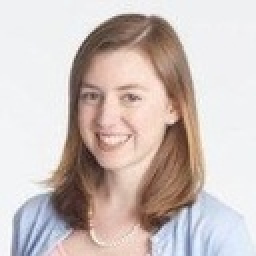
%> input picture data/annie.jpg, 128 x 128 px, shrunk from 167 x 167 before the run (shown 2 times larger)
$ octave annieExample2.m   (GNU Octave 9; MATLAB toolbox functions it lacks are replaced by stand-ins)
%> lines starting %> are read from the running program, lines starting %| are printed output that depends on the picture; in (x1, y1, x2, y2) boxes, pixels count from 0 and x2, y2 are one past the last pixel; in counts of white or black regions, pixels touching at a corner belong together; the program's own positions count from 1
### depricated/meanShiftSegment3.m
function [pts_out,clusters] = meanShiftSegment3(X,bandwidth,options)
% Compute the mean shift procedure on the input data and return the segmented data labels
%
% Adapted from:
% Comaniciu and Meer. "Mean Shift: A Robust Approach Toward Feature Space
% Analysis" IEE Transactions on Pattern Analysis and Machine Intelligence.
% Vol. 24, No. 5, May 2002.
    % parameters
    if nargin < 3
        error("Invlaid usage: pts, kernel_type, bandwidth, [options]");
    elseif nargin == 2
        options = {};
    end
    if ~isfield(options,'tolExit')
        options.tolExit = 1e-1;
    end
    if ~isfield(options,'tolCluster')
        options.tolCluster = 10;
    end
    if ~isfield(options,'maxLoops')
        options.maxLoops = 100;
    end
    if ~isfield(options,'debug')
        options.debug = 0;
    end

    % if we use a fixed support we can pre-compute the distance weightings
    % use an odd-size square window with length greater than 5 times sigma
    % noting that bandwidth is therefore w so solving backward to get sigma
    % from bandwidth where w=2*floor(ceil(7*sigma)/2)+1;
    wGxy = floor(bandwidth(2)/2)*2+1;
    sigma = ceil((wGxy-1)/2)*2/7;
    [xx,yy]=meshgrid(-(wGxy-1)/2:(wGxy-1)/2,-(wGxy-1)/2:(wGxy-1)/2);
    Gxy = 1/(2*pi*sigma^2)*exp(-(xx.^2+yy.^2)/(2*sigma^2));

    % local vars
    l = size(X,1);
    w = size(X,2);
    currX = X;
    activeIndicies = ones(l,w);

    % loop until done shifting
    for i=1:options.maxLoops

        % use mean shift on the points
        tic
        [newX] = meanShiftLABXY(X,currX,activeIndicies,bandwidth(1),Gxy,(wGxy-1)/2);
        t = toc;

        % see how many indicies are still active and update
        delta = sum((currX-newX).^2,3);
        activeIndicies = delta > options.tolExit;

        % display stats on iter
        countActive = nnz(activeIndicies);
        if options.debug
            disp(['[',num2str(i),'] countActive: ',num2str(countActive),' time: ',num2str(t)]);
        end

        % update variables
        currX = newX;

        % exit if done
        if(countActive == 0)
            break;
        end
    end
%     pts_out = reshape(currX(1:3,:)',l,w,[]);
    pts_out = currX(:,:,1:end-2);

    % now find the clusters in X (means that shifted to within tol)
    clusters = pts_out;
% [14 lines of commented-out code are left out]
end

function [newX] = meanShiftLABXY(X,currX,activeIndicies,bandwidthLAB,Gxy,deltaXY)
    mG = (1/(2*pi))^(1/2);
    % loop for now because vectored is too big
    newX = currX;
    for i=1:size(X,1)
        for j=1:size(X,2)
            if activeIndicies(i,j)
                % we can note that because of fixed support we only care
                % about points within distance bandwith of the point and
                % can then compute the kernel for the color impact
                % we assume zero padding on the borders
                ieff = floor(currX(i,j,end));
                jeff = floor(currX(i,j,end-1));
                startX = jeff-deltaXY;
                endX = jeff+deltaXY;
                Gsx = 1;
                Gex = deltaXY*2+1;
                if startX < 1
                    Gsx = -1*startX+2;
                    startX = 1;
                else
                    if endX >= size(X,2)
                        Gex = Gex - (endX-size(X,2));
                        endX = size(X,2);
                    end
                end
                startY = ieff-deltaXY;
                endY = ieff+deltaXY;
                Gsy = 1;
                Gey = deltaXY*2+1;
                if startY < 1
                    Gsy = -1*startY+2;
                    startY = 1;
                else
                    if endY >= size(X,1)
                        Gey = Gey - (endY-size(X,1));
                        endY = size(X,1);
                    end
                end
                D1 = sum((X(startY:endY,startX:endX,1:end-2)-currX(i,j,1:end-2)).^2,3)./bandwidthLAB;
                % then compute the kernel of D (including /bandwidth)
                K1 = mG.*exp(-1/2.*(D1));
                K1 = K1./sum(K1(:));
                K2 = Gxy(Gsy:Gey,Gsx:Gex);
                K2 = K2./sum(K2(:));
                K = K1.*K2;
                K = K./sum(K(:));
                % then compute the vectorized mean shift
                newX(i,j,:) = sum(sum(X(startY:endY,startX:endX,:).*K,1),2)/sum(K(:));
            end
        end
    end
end

### depricated/annieExample2.m
% setup the problem
im = imread('data/annie.jpg');
%> im is the input picture: size 128x128x3 uint8; mean R, G, B 205.1, 192.7, 189
lab = rgb2lab(im);
%> lab: size 128x128x3 double; mean of channels 1, 2, 3 78.3, 4.4, 4
% add in XY coords
[X,Y] = meshgrid(1:size(lab,2),1:size(lab,1));
data = cat(3,lab,X,Y);
options.debug = 0;

% compute all of the data output

bw = [10,10,50]; %first is colors, 2nd is space
[pts_10_10,clusters_10_10] = meanShiftSegment3(data,bw,options);
%> the loop in meanShiftSegment3, `for i=1:options.maxLoops` made 36 passes
%> countActive on passes 1 to 12: 12483, 10384, 7254, 5325, 4069, 3109, 2399, 1861, 1441, 1091, 865, 673
%> pass 1, in meanShiftSegment3, `delta = sum((currX-newX).^2,3);`:
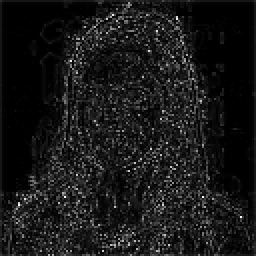
%> delta: size 128x128 double (shown 2 times larger); min 8.18e-28, max 8.65, mean 0.828; drawn with min black and max white
%> pass 1, in meanShiftSegment3, `activeIndicies = delta > options.tolExit;`:
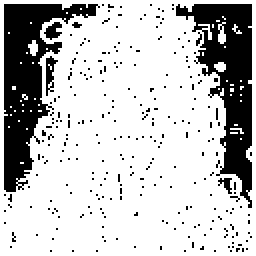
%> activeIndicies: size 128x128 logical (shown 2 times larger); 76.2% white; 266 black regions (261 under 20 px), largest, box (x1, y1, x2, y2) and area: (2, 2, 50, 96) 1733, (88, 2, 126, 104) 1628, (23, 28, 29, 48) 61, (22, 11, 31, 20) 48, (109, 89, 116, 97) 28
%> in meanShiftSegment3, `pts_out = currX(:,:,1:end-2);`:
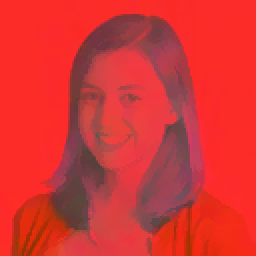
%> pts_out: size 128x128x3 double (shown 2 times larger); mean R, G, B 78.4, 4.3, 3.9; drawn with min black and max white
pts_10_10  = lab2rgb(pts_10_10);
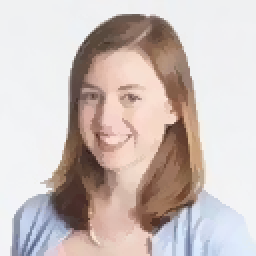
%> pts_10_10: size 128x128x3 double (shown 2 times larger); mean R, G, B 0.805, 0.757, 0.743
disp('done with 10_10');

bw = [10,25,50]; %first is colors, 2nd is space
[pts_25_10,clusters_25_10] = meanShiftSegment3(data,bw,options);
%> (the run ends here)
